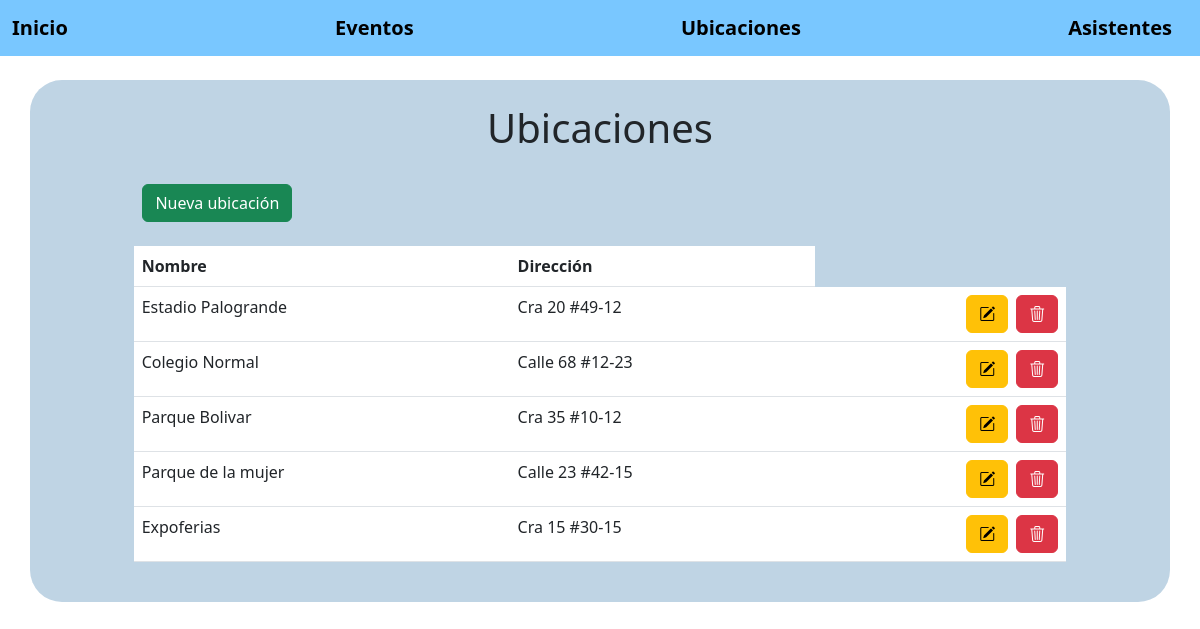
Screenshot of /view/ubiIndex.php with the database file from the repository.
### tables this page shows
CREATE TABLE `ubicacion` (
  `ubi_id` int(11) NOT NULL,
  `ubi_nombre` varchar(100) NOT NULL,
  `ubi_direccion` varchar(100) NOT NULL
);

### controller/ubicacionController.php (called while the page is built, shortened)
<?php
require_once '../model/ubicacion.php';
class Controller
{
    private $model;
    public function __construct()
    {
        $this->model = new Model();
    }
    public function index()
    {
        $ubicaciones = $this->model->getUbicaciones();
        include '../view/ubiList.php';
    }
}

### model/ubicacion.php (called while the page is built, shortened)
<?php
class Model
{
    private $db_connection;
    public function __construct()
    {
        include '../database.php';
        $database = new Database();
        $this->db_connection = $database->getConnection();
    }
    public function getUbicaciones()
    {
        $query = "SELECT * FROM ubicacion";
        $stmt = $this->db_connection->prepare($query);
        $stmt->execute();
        $ubicaciones = $stmt->fetchAll();
        return $ubicaciones;
    }
}

### database.php (called while the page is built, shortened)
<?php
class Database
{
	private $host = 'localhost';
	private $db_name = 'eventos';
	private $username = 'root';
	private $password = '';
	public function getConnection()
	{
		$this->conn = null;
		try {
			$this->conn = new PDO(
				"mysql:host={$this->host};dbname={$this->db_name}",
				$this->username,
				$this->password
			);
			$this->conn->setAttribute(PDO::ATTR_ERRMODE, PDO::ERRMODE_EXCEPTION);
		} catch (PDOException $exception) {
			echo 'Error de conexión: ' . $exception->getMessage();
		}
		return $this->conn;
	}
}

### view/ubiList.php (the view, shortened to what this page needs)
<!DOCTYPE html>
<html lang="en">
<head>
	<link rel="stylesheet" href="https://cdn.jsdelivr.net/npm/bootstrap@5.3.0-alpha3/dist/css/bootstrap.min.css">
	<link rel="stylesheet" href="https://cdn.jsdelivr.net/npm/bootstrap-icons@1.10.5/font/bootstrap-icons.css">
</head>
<body>
	<nav class="navbar navbar-expand-lg" style="background-color: #0998ff8a;">
		<div class="container-fluid">
			<a class="navbar-brand" href="../index.php"><strong>Inicio</strong></a>
            <a class="navbar-brand" href="eveIndex.php"><strong>Eventos</strong></a>
            <a class="navbar-brand" href="ubiIndex.php"><strong>Ubicaciones</strong></a>
            <a class="navbar-brand" href="aseIndex.php"><strong>Asistentes</strong></a>
		</div>
	</nav><br>
	<div class="container text-center p-2 rounded-5" style="background-color: #BFD4E4;">
		<div class="row py-3">
			<div class="col">
				<h1 class="h1">Ubicaciones</h1>
			</div>
		</div>
		<div class="row py-2">
			<div class="col-4">
				<a href="ubiIndex.php?action=createUbicacion" class="btn btn-success">Nueva ubicación</a>
			</div>
		</div>
		<div class="row justify-content-center py-3">
			<div class="col-10">
				<table class="table">
					<thead>
						<tr class="text-start">
							<th scope="col">Nombre</th>
							<th scope="col">Dirección</th>
						</tr>
					</thead>
					<tbody>
						<?php foreach ($ubicaciones as $ubi) { ?>
							<tr>
								<td class="text-start"><?php echo $ubi['ubi_nombre']; ?></td>
								<td class="text-start"><?php echo $ubi['ubi_direccion']; ?></td>
								<td class="text-end">
									<div class="d-flex justify-content-end">
										<a title="Editar" href="ubiIndex.php?id=<?php echo $ubi['ubi_id']; ?>&action=updateUbicacion" class="btn btn-warning me-2"><i class="bi bi-pencil-square"></i></a>
										<a title="Eliminar" href="ubiIndex.php?id=<?php echo $ubi['ubi_id']; ?>&action=deleteUbicacion" class="btn btn-danger" onclick="return confirm('¿Estás seguro de que deseas eliminar <?php echo $ubi['ubi_nombre']; ?>?')"><i class="bi bi-trash3"></i></a>
									</div>
								</td>
							</tr>
						<?php } ?>
					</tbody>
				</table>
			</div>
		</div>
	</div>
</body>
</html>

### rows the page displays
ubicacion: ubi_nombre "Estadio Palogrande", ubi_direccion "Cra 20 #49-12"
ubicacion: ubi_nombre "Colegio Normal", ubi_direccion "Calle 68 #12-23"
ubicacion: ubi_nombre "Parque Bolivar", ubi_direccion "Cra 35 #10-12"
ubicacion: ubi_nombre "Parque de la mujer", ubi_direccion "Calle 23 #42-15"
ubicacion: ubi_nombre "Expoferias", ubi_direccion "Cra 15 #30-15"
